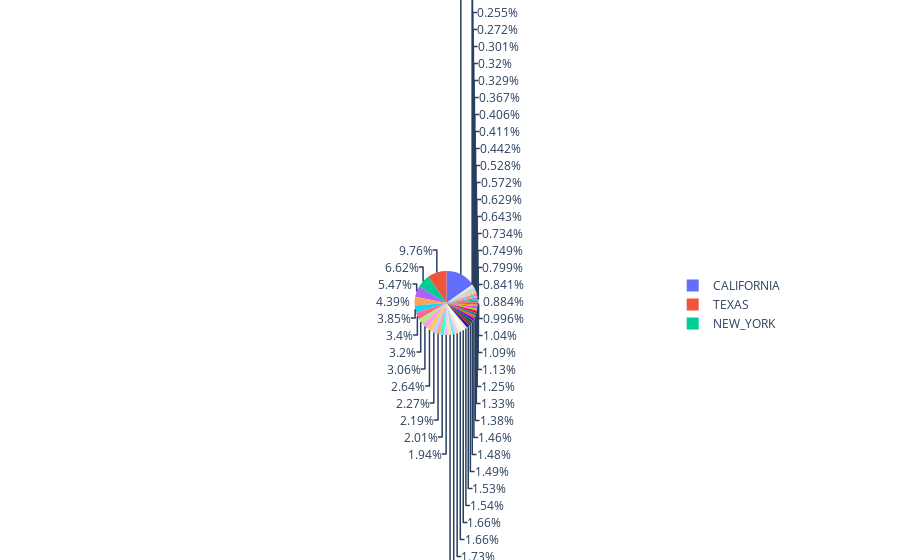

The cell this chart's notebook holds for it:
### Markdown cell above
# Pie Chart

### Code cell
# filter to fewer states

px.pie(education, values="FEDERAL_REVENUE", names="STATE")

### Figure 1 — Plotly figure (JSON) as saved in the notebook; plotly's stock layout.template omitted (floating-point values rounded to 4 significant figures; data arrays with more than 128 entries replaced by an {"elided": "..."} marker saying what was removed)
{"data": [{"domain": {"x": [0, 1], "y": [0, 1]}, "hovertemplate": "STATE=%{label}<br>FEDERAL_REVENUE=%{value}<extra></extra>", "labels": {"elided": "1715 str values"}, "legendgroup": "", "name": "", "showlegend": true, "type": "pie", "values": {"elided": "1715 int values"}}], "layout": {"legend": {"tracegroupgap": 0}, "margin": {"t": 60}}}
